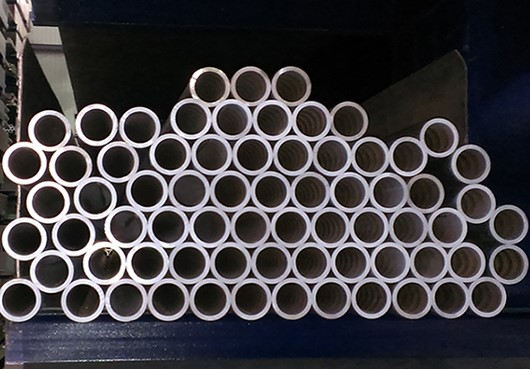
#> input picture object image counting .jpg, 530 x 369 px, found by its file name
$ python 'image object counting.py'   (older library calls are emulated)
#> lines starting #> are read from the running program, lines starting #| are printed output that depends on the picture
# -*- coding: utf-8 -*-
"""
Created on Mon Sep  5 15:20:36 2022

@author: Mahesh
"""
'''
import cv2
import numpy as np
import matplotlib.pyplot as plt
from PIL import Image


#im = Image.open('E:/object couting/Image.jpeg')
image = cv2.imread('E:/object couting/Image.jpeg')
gray = cv2.cvtColor(image, cv2.COLOR_BGR2GRAY)
plt.imshow(gray, cmap='gray');

blur=cv2.GaussionBlur(gray, (11,11),0)
plt.imshow(blur, cmap='gray')

canny = cv2.canny(blur,30,150,3)
plt.imshow(canny, cmap='gray')

dilated=cv2.dilate(canny, (1,1), iterations=2)
plt.imshow(dilated, cmap='gray')

cnt, heirarchy = cv2.findContours(dilated.copy(), cv2.RETR_EXTERNAL,  CV2.CHAIN_APPROX_NONE)
rgb = cv2.cvtColor(image, cv2.COLOR_BGR2RGBA)
cv2.drawContours(rgb, cnt, -1, (0,255,0), 2)

plt.imshow(rgb)
print('coins in the image:',len(cnt))

'''

'''

import cv2
import numpy as np

# Read in the image in grayscale
img = cv2.imread('E:/object couting/Image.jpeg', cv2.IMREAD_GRAYSCALE)

# Determine which openCV version were using
if cv2.__version__.startswith('2.'):
    detector = cv2.SimpleBlobDetector()
else:
    detector = cv2.SimpleBlobDetector_create()

# Detect the blobs in the image
keypoints = detector.detect(img)
print(len(keypoints))

# Draw detected keypoints as red circles
imgKeyPoints = cv2.drawKeypoints(img, keypoints, np.array([]), (0,0,255), cv2.DRAW_MATCHES_FLAGS_DRAW_RICH_KEYPOINTS)

# Display found keypoints
cv2.imshow("Keypoints", imgKeyPoints)
cv2.waitKey(0)

cv2.destroyAllWindows()
'''

import matplotlib.pyplot as plt
import numpy as np
import cv2

# The input image.
image = cv2.imread("E:/object couting/object image counting .jpg", 0)
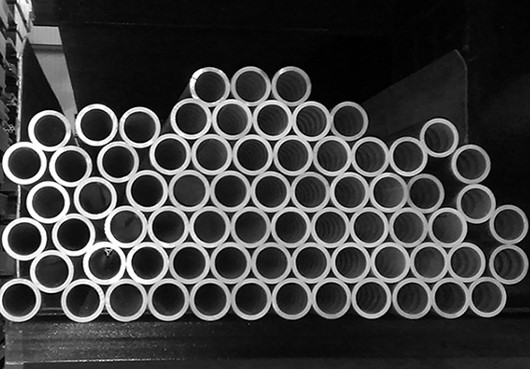
#> image: shape (369, 530); min 0, max 255, mean 62.5
#image = cv2.imread("images/Osteosarcoma_01_small.tif")
#Extract only blue channel as DAPI / nuclear (blue) staining is the best
#channel to perform cell count.
#image=image[:,:,0]

#No need to pre-threshold as blob detector has build in threshold.
#We can supply a pre-thresholded image.

# Set up the SimpleBlobdetector with default parameters.
params = cv2.SimpleBlobDetector_Params()

# Define thresholds
#Can define thresholdStep. See documentation.
params.minThreshold = 0
params.maxThreshold = 255

# Filter by Area.
params.filterByArea = True
params.minArea = 50
params.maxArea = 10000

# Filter by Color (black=0)
params.filterByColor = False  #Set true for cast_iron as we'll be detecting black regions
params.blobColor = 0

# Filter by Circularity
params.filterByCircularity = True
params.minCircularity = 0.5
params.maxCircularity = 1

# Filter by Convexity
params.filterByConvexity = True
params.minConvexity = 0.5
params.maxConvexity = 1

# Filter by InertiaRatio
params.filterByInertia = True
params.minInertiaRatio = 0
params.maxInertiaRatio = 1

# Distance Between Blobs
params.minDistBetweenBlobs = 0

# Setup the detector with parameters
#> (the run stopped early here; a loop or call above may not have finished)
